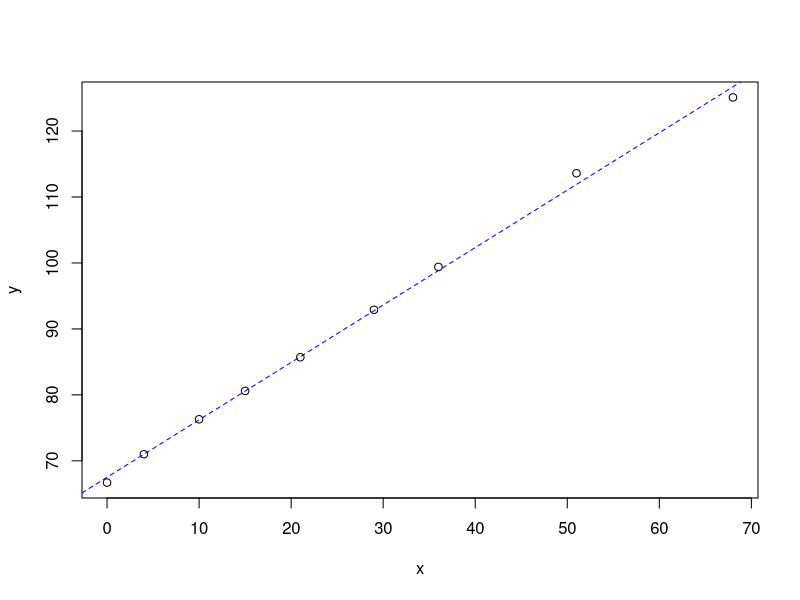
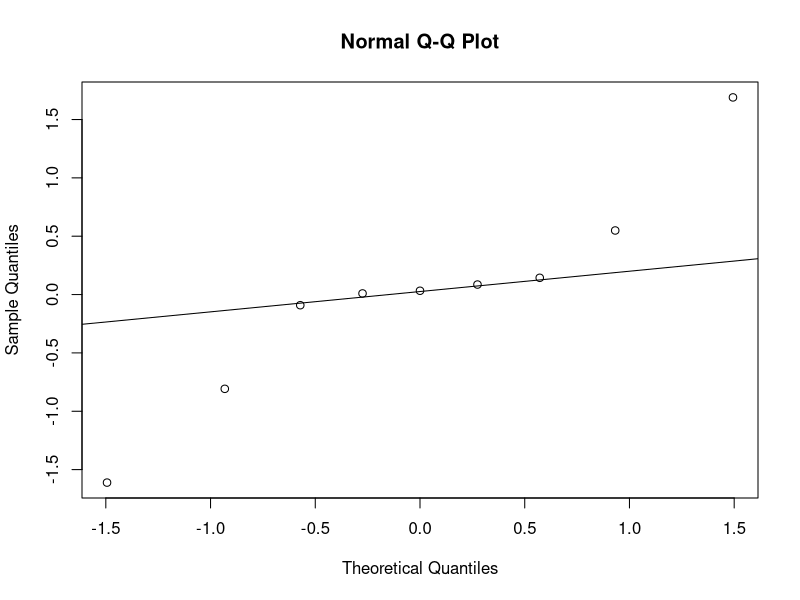

Reproduce these figures in R, in order.
## Task 3:

## Calculate the Linear Regression parameters and determine the intervals:

x = c(0,4,10,15,21,29,36,51,68)
y = c(66.7,71,76.3,80.6,85.7,92.9,99.4,113.6,125.1)

## Check if the criterion (Y) is normally distributed:
if (shapiro.test(y)$p.value <= 0.05) {
    print("The criterion (Y) is not normally distributed")
} else {
    print("The criterion (Y) is normally distributed")
}

## Check if the predictors (X) are normally distributed:
if (shapiro.test(x)$p.value <= 0.05) {
    print("Predictors (X) are not normally distributed")
} else {
    print("Predictors (X) are normally distributed")
}

## Create a model for the data:
model = lm(y~x)

## Plot the Linear Regression line:
plot(x,y)
abline(coef=coef(model), col="blue", lty=2)

print(summary(model))

## Check if the residuals are normally distributed:
qqnorm(residuals(model))
qqline(residuals(model))

## Check for outliers:
residuals = rstandard(model)
outliers  = which(residuals <= -2 | residuals >= 2)

## Remove the outliers:
y = y[-c(outliers)]
x = x[-c(outliers)]



